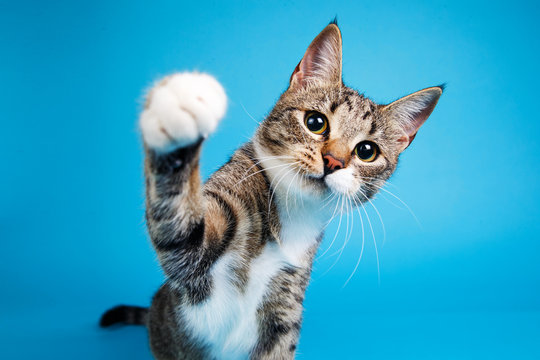
#> input picture base-images/cat.jpg, 540 x 360 px; its folder holds only this picture in this run
$ python b-w.py
#> lines starting #> are read from the running program, lines starting #| are printed output that depends on the picture; after the words box and inside, x2 and y2 are one past the last pixel; in counts of white or black regions, pixels touching at a corner belong together
import cv2
import numpy as np
from scipy.ndimage import gaussian_filter
from scipy.cluster.vq import kmeans, vq
import os


def quantize_image(image, n_colors=8):
    """
    Reduces the number of colors in the image using K-means clustering.

    Args:
    image (numpy.ndarray): Input RGB image.
    n_colors (int): Number of colors to quantize to.

    Returns:
    numpy.ndarray: Color-quantized image.
    """
    h, w, c = image.shape
    reshaped_image = image.reshape(-1, c)
    centroids, _ = kmeans(reshaped_image.astype(float), n_colors)
    quantized, _ = vq(reshaped_image, centroids)
    clustered_image = centroids[quantized].reshape(h, w, c).astype(np.uint8)
    return clustered_image


def cartoonize_image(input_path, output_path):
    """
    Cartoonizes an image by applying median filtering, bilateral filtering,
    edge detection, color quantization, and combining layers.

    Args:
    input_path (str): Path to the input image.
    output_path (str): Path to save the cartoonized image.
    """
#> called with input_path = 'base-images/cat.jpg'
    # Read the input image
    img = cv2.imread(input_path)
#> img is the input picture: shape (360, 540, 3); mean B, G, R 191.9, 160, 55.5
    if img is None:
        print(f"Error: Cannot load image {input_path}")
        return

    # Resize for consistency (optional, based on your image resolution)
    img = cv2.resize(img, (800, 800))
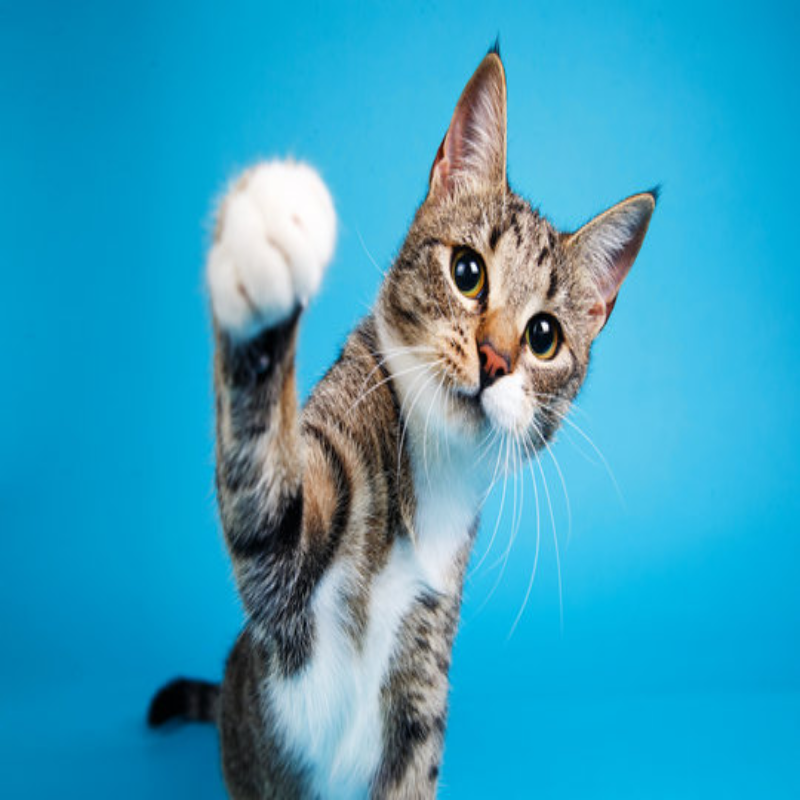
#> img: shape (800, 800, 3); mean B, G, R 191.8, 159.9, 55.4

    # Step 1: Apply Gaussian Filter for noise reduction (SciPy)
    smoothed = gaussian_filter(img, sigma=1)
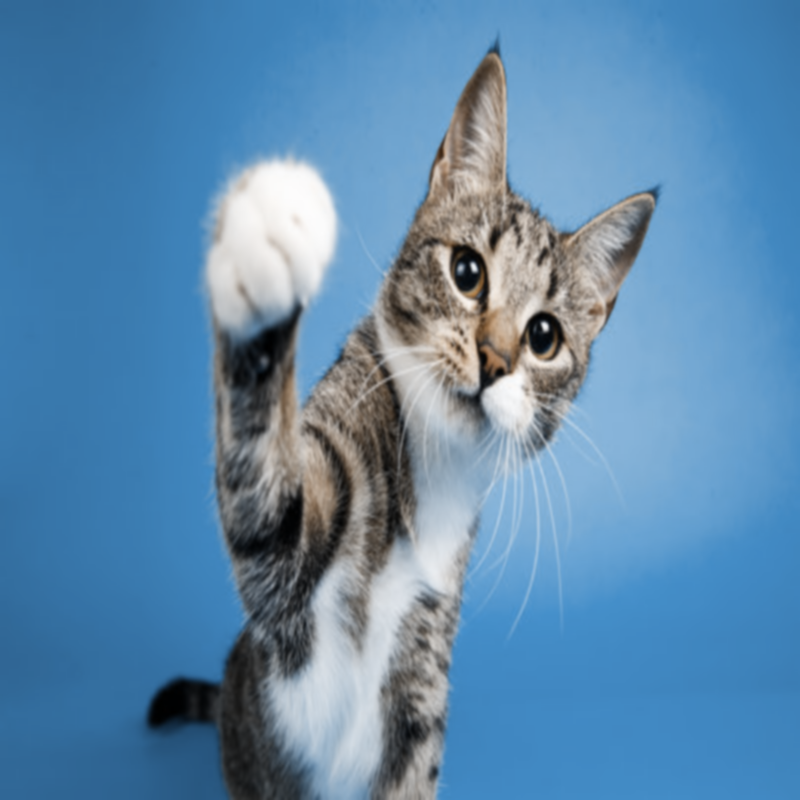
#> smoothed: shape (800, 800, 3); mean B, G, R 172.5, 137.2, 93.7

    # Step 2: Convert to Grayscale
    gray = cv2.cvtColor(smoothed, cv2.COLOR_BGR2GRAY)
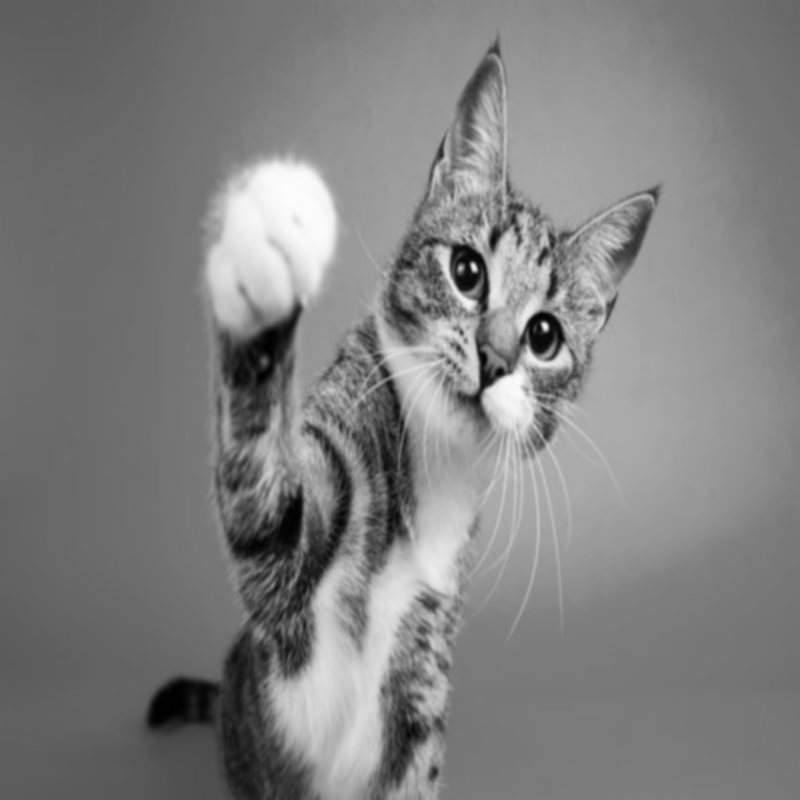
#> gray: shape (800, 800); min 0, max 252, mean 128.2

    # Step 3: Detect edges using Canny edge detection
    edges = cv2.Canny(gray, threshold1=50, threshold2=150)
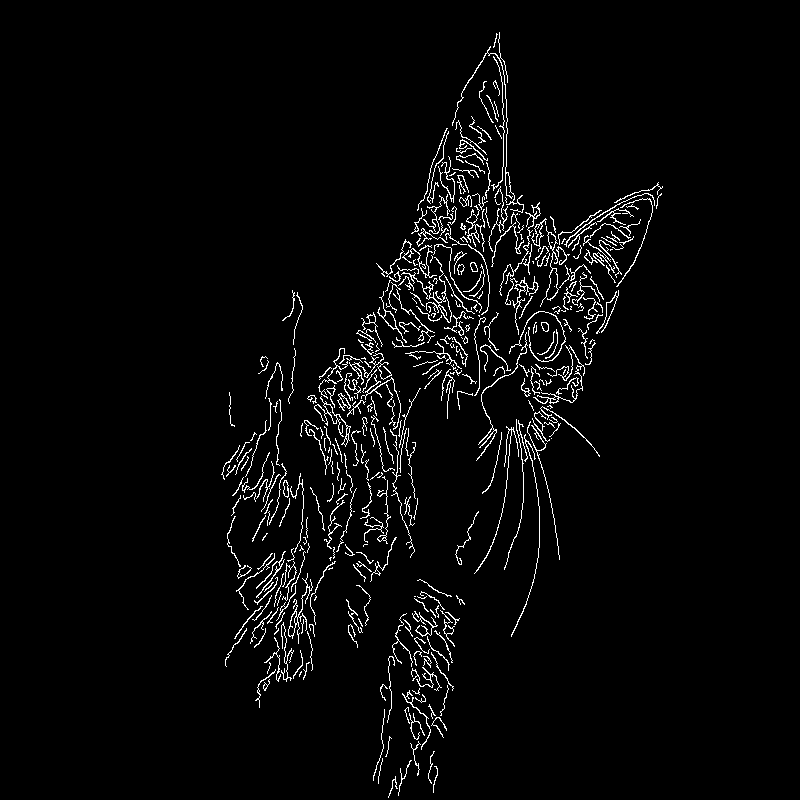
#> edges: shape (800, 800); 3.1% white in thin lines or dots, all inside (x1, y1, x2, y2) = (221, 32, 663, 798)

    # Step 4: Quantize colors in the image using K-means (SciPy + NumPy)
    quantized_colors = quantize_image(smoothed)

    # Step 5: Combine edge layer with quantized color layer
    edges_colored = cv2.cvtColor(edges, cv2.COLOR_GRAY2BGR)
    cartoon = cv2.bitwise_and(quantized_colors, edges_colored)

    # Save the cartoonized image
    cv2.imwrite(output_path, cartoon)
    print(f"Cartoonized image saved at: {output_path}")


def process_directory(input_dir, output_dir):
    """
    Processes all images in the input directory and saves cartoonized images
    to the output directory.

    Args:
    input_dir (str): Directory containing the input images.
    output_dir (str): Directory to save the cartoonized images.
    """
    if not os.path.exists(output_dir):
        os.makedirs(output_dir)

    for file_name in os.listdir(input_dir):
        input_path = os.path.join(input_dir, file_name)
        output_path = os.path.join(output_dir, file_name)

        # Ensure we are processing only image files
        if file_name.lower().endswith(('.png', '.jpg', '.jpeg', '.bmp')):
            print(f"Processing {file_name}...")
            cartoonize_image(input_path, output_path)
        else:
            print(f"Skipping non-image file: {file_name}")


if __name__ == "__main__":
    # Directories for input and output images
    input_directory = "base-images"
    output_directory = "cartooned-images\bw"

    # Process all images in the input directory
#> (the run stopped early here; a loop or call above may not have finished)
